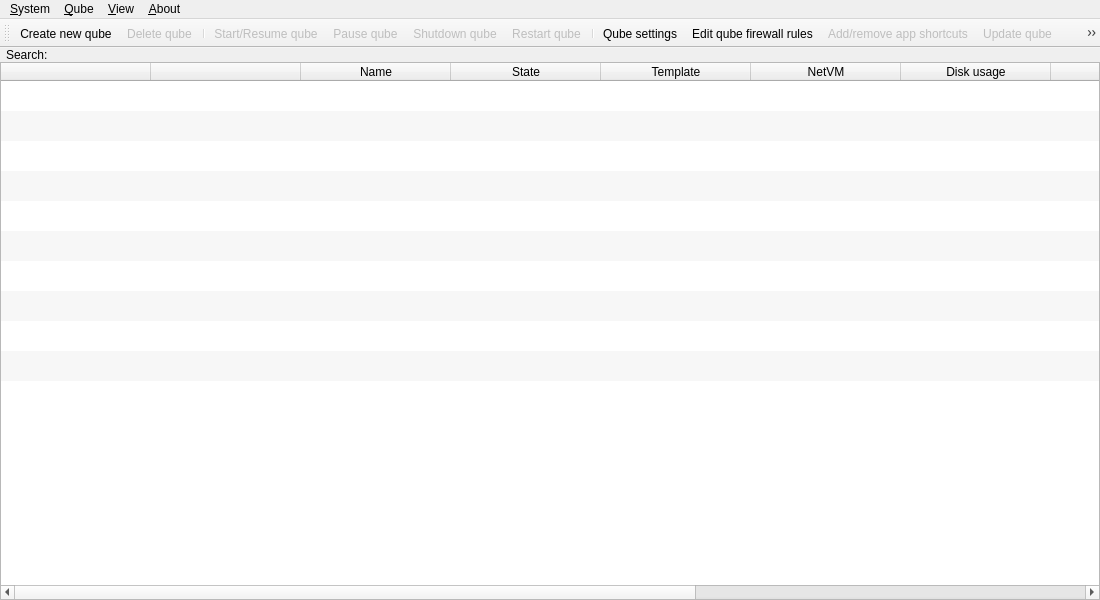
<?xml version="1.0" encoding="UTF-8"?>
<ui version="4.0">
 <class>VmManagerWindow</class>
 <widget class="QMainWindow" name="VmManagerWindow">
  <property name="geometry">
   <rect>
    <x>0</x>
    <y>0</y>
    <width>1100</width>
    <height>600</height>
   </rect>
  </property>
  <property name="sizePolicy">
   <sizepolicy hsizetype="Preferred" vsizetype="Preferred">
    <horstretch>0</horstretch>
    <verstretch>0</verstretch>
   </sizepolicy>
  </property>
  <property name="contextMenuPolicy">
   <enum>Qt::DefaultContextMenu</enum>
  </property>
  <property name="windowTitle">
   <string>Qube Manager</string>
  </property>
  <property name="windowIcon">
   <iconset theme="qubes-manager">
    <normaloff/>
   </iconset>
  </property>
  <property name="locale">
   <locale language="English" country="UnitedStates"/>
  </property>
  <widget class="QWidget" name="centralwidget">
   <property name="enabled">
    <bool>true</bool>
   </property>
   <property name="sizePolicy">
    <sizepolicy hsizetype="Fixed" vsizetype="Expanding">
     <horstretch>0</horstretch>
     <verstretch>0</verstretch>
    </sizepolicy>
   </property>
   <property name="acceptDrops">
    <bool>false</bool>
   </property>
   <property name="autoFillBackground">
    <bool>true</bool>
   </property>
   <property name="locale">
    <locale language="English" country="UnitedStates"/>
   </property>
   <layout class="QGridLayout" name="gridLayout">
    <property name="sizeConstraint">
     <enum>QLayout::SetDefaultConstraint</enum>
    </property>
    <property name="margin">
     <number>0</number>
    </property>
    <property name="spacing">
     <number>0</number>
    </property>
    <item row="0" column="0">
     <layout class="QHBoxLayout" name="searchContainer">
      <property name="spacing">
       <number>6</number>
      </property>
      <property name="leftMargin">
       <number>6</number>
      </property>
      <item>
       <widget class="QLabel" name="label">
        <property name="text">
         <string>Search:</string>
        </property>
       </widget>
      </item>
     </layout>
    </item>
    <item row="1" column="0">
     <widget class="QTableWidget" name="table">
      <property name="minimumSize">
       <size>
        <width>0</width>
        <height>0</height>
       </size>
      </property>
      <property name="maximumSize">
       <size>
        <width>16777215</width>
        <height>16777215</height>
       </size>
      </property>
      <property name="sizeIncrement">
       <size>
        <width>200</width>
        <height>30</height>
       </size>
      </property>
      <property name="contextMenuPolicy">
       <enum>Qt::CustomContextMenu</enum>
      </property>
      <property name="acceptDrops">
       <bool>false</bool>
      </property>
      <property name="lineWidth">
       <number>0</number>
      </property>
      <property name="verticalScrollBarPolicy">
       <enum>Qt::ScrollBarAsNeeded</enum>
      </property>
      <property name="horizontalScrollBarPolicy">
       <enum>Qt::ScrollBarAsNeeded</enum>
      </property>
      <property name="alternatingRowColors">
       <bool>true</bool>
      </property>
      <property name="selectionMode">
       <enum>QAbstractItemView::SingleSelection</enum>
      </property>
      <property name="selectionBehavior">
       <enum>QAbstractItemView::SelectRows</enum>
      </property>
      <property name="showGrid">
       <bool>false</bool>
      </property>
      <property name="gridStyle">
       <enum>Qt::NoPen</enum>
      </property>
      <property name="sortingEnabled">
       <bool>true</bool>
      </property>
      <property name="cornerButtonEnabled">
       <bool>false</bool>
      </property>
      <property name="rowCount">
       <number>10</number>
      </property>
      <property name="columnCount">
       <number>11</number>
      </property>
      <attribute name="horizontalHeaderCascadingSectionResizes">
       <bool>false</bool>
      </attribute>
      <attribute name="horizontalHeaderDefaultSectionSize">
       <number>150</number>
      </attribute>
      <attribute name="horizontalHeaderMinimumSectionSize">
       <number>150</number>
      </attribute>
      <attribute name="verticalHeaderVisible">
       <bool>false</bool>
      </attribute>
      <attribute name="verticalHeaderCascadingSectionResizes">
       <bool>false</bool>
      </attribute>
      <row>
       <property name="text">
        <string>Nowy wiersz</string>
       </property>
      </row>
      <row/>
      <row/>
      <row/>
      <row/>
      <row/>
      <row/>
      <row/>
      <row/>
      <row/>
      <column>
       <property name="text">
        <string/>
       </property>
      </column>
      <column>
       <property name="text">
        <string/>
       </property>
      </column>
      <column>
       <property name="text">
        <string>Name</string>
       </property>
       <property name="toolTip">
        <string>Qube name</string>
       </property>
      </column>
      <column>
       <property name="text">
        <string>State</string>
       </property>
       <property name="toolTip">
        <string>Update info</string>
       </property>
      </column>
      <column>
       <property name="text">
        <string>Template</string>
       </property>
       <property name="toolTip">
        <string>Qube template</string>
       </property>
      </column>
      <column>
       <property name="text">
        <string>NetVM</string>
       </property>
       <property name="toolTip">
        <string>Qube netVM</string>
       </property>
      </column>
      <column>
       <property name="text">
        <string>Disk usage</string>
       </property>
      </column>
      <column>
       <property name="text">
        <string>Internal</string>
       </property>
      </column>
      <column>
       <property name="text">
        <string>IP</string>
       </property>
      </column>
      <column>
       <property name="text">
        <string>Backups</string>
       </property>
      </column>
      <column>
       <property name="text">
        <string>Last backup</string>
       </property>
      </column>
     </widget>
    </item>
   </layout>
  </widget>
  <widget class="QMenuBar" name="menubar">
   <property name="geometry">
    <rect>
     <x>0</x>
     <y>0</y>
     <width>1100</width>
     <height>28</height>
    </rect>
   </property>
   <property name="contextMenuPolicy">
    <enum>Qt::CustomContextMenu</enum>
   </property>
   <widget class="QMenu" name="menu_system">
    <property name="title">
     <string>&amp;System</string>
    </property>
    <addaction name="action_global_settings"/>
    <addaction name="action_show_network"/>
    <addaction name="action_manage_templates"/>
    <addaction name="action_backup"/>
    <addaction name="action_restore"/>
    <addaction name="action_exit"/>
   </widget>
   <widget class="QMenu" name="menu_view">
    <property name="title">
     <string>&amp;View</string>
    </property>
    <addaction name="action_vm_type"/>
    <addaction name="action_label"/>
    <addaction name="action_name"/>
    <addaction name="action_state"/>
    <addaction name="action_template"/>
    <addaction name="action_netvm"/>
    <addaction name="action_size_on_disk"/>
    <addaction name="action_internal"/>
    <addaction name="action_ip"/>
    <addaction name="action_backups"/>
    <addaction name="action_last_backup"/>
    <addaction name="separator"/>
    <addaction name="action_toolbar"/>
    <addaction name="action_menubar"/>
    <addaction name="separator"/>
    <addaction name="separator"/>
    <addaction name="action_search"/>
   </widget>
   <widget class="QMenu" name="menu_vm">
    <property name="title">
     <string>&amp;Qube</string>
    </property>
    <widget class="QMenu" name="logs_menu">
     <property name="title">
      <string>&amp;Logs</string>
     </property>
     <property name="icon">
      <iconset resource="../resources.qrc">
       <normaloff>:/log.png</normaloff>:/log.png</iconset>
     </property>
    </widget>
    <addaction name="action_createvm"/>
    <addaction name="action_removevm"/>
    <addaction name="action_clonevm"/>
    <addaction name="separator"/>
    <addaction name="action_resumevm"/>
    <addaction name="action_pausevm"/>
    <addaction name="action_shutdownvm"/>
    <addaction name="action_restartvm"/>
    <addaction name="action_killvm"/>
    <addaction name="separator"/>
    <addaction name="action_settings"/>
    <addaction name="action_editfwrules"/>
    <addaction name="action_appmenus"/>
    <addaction name="action_updatevm"/>
    <addaction name="action_run_command_in_vm"/>
    <addaction name="action_set_keyboard_layout"/>
    <addaction name="separator"/>
    <addaction name="logs_menu"/>
   </widget>
   <widget class="QMenu" name="menu_about">
    <property name="title">
     <string>&amp;About</string>
    </property>
    <addaction name="action_about_qubes"/>
   </widget>
   <addaction name="menu_system"/>
   <addaction name="menu_vm"/>
   <addaction name="menu_view"/>
   <addaction name="menu_about"/>
  </widget>
  <widget class="QToolBar" name="toolbar">
   <property name="sizePolicy">
    <sizepolicy hsizetype="Preferred" vsizetype="Preferred">
     <horstretch>0</horstretch>
     <verstretch>0</verstretch>
    </sizepolicy>
   </property>
   <property name="contextMenuPolicy">
    <enum>Qt::CustomContextMenu</enum>
   </property>
   <property name="windowTitle">
    <string>toolBar</string>
   </property>
   <property name="allowedAreas">
    <set>Qt::BottomToolBarArea|Qt::TopToolBarArea</set>
   </property>
   <property name="floatable">
    <bool>false</bool>
   </property>
   <attribute name="toolBarArea">
    <enum>TopToolBarArea</enum>
   </attribute>
   <attribute name="toolBarBreak">
    <bool>false</bool>
   </attribute>
   <addaction name="action_createvm"/>
   <addaction name="action_removevm"/>
   <addaction name="separator"/>
   <addaction name="action_resumevm"/>
   <addaction name="action_pausevm"/>
   <addaction name="action_shutdownvm"/>
   <addaction name="action_restartvm"/>
   <addaction name="separator"/>
   <addaction name="action_settings"/>
   <addaction name="action_editfwrules"/>
   <addaction name="action_appmenus"/>
   <addaction name="action_updatevm"/>
   <addaction name="action_set_keyboard_layout"/>
   <addaction name="separator"/>
   <addaction name="action_global_settings"/>
   <addaction name="action_backup"/>
   <addaction name="action_restore"/>
   <addaction name="separator"/>
  </widget>
  <action name="action_createvm">
   <property name="icon">
    <iconset resource="../resources.qrc">
     <normaloff>:/createvm.png</normaloff>:/createvm.png</iconset>
   </property>
   <property name="text">
    <string>Create &amp;new qube</string>
   </property>
   <property name="toolTip">
    <string>Create a new qube</string>
   </property>
  </action>
  <action name="action_removevm">
   <property name="enabled">
    <bool>false</bool>
   </property>
   <property name="icon">
    <iconset resource="../resources.qrc">
     <normaloff>:/removevm.png</normaloff>:/removevm.png</iconset>
   </property>
   <property name="text">
    <string>&amp;Delete qube</string>
   </property>
   <property name="toolTip">
    <string>Remove an existing qube (must be stopped first)</string>
   </property>
  </action>
  <action name="action_resumevm">
   <property name="enabled">
    <bool>false</bool>
   </property>
   <property name="icon">
    <iconset resource="../resources.qrc">
     <normaloff>:/resumevm.png</normaloff>:/resumevm.png</iconset>
   </property>
   <property name="text">
    <string>Start/Resu&amp;me qube</string>
   </property>
   <property name="toolTip">
    <string>Start/Resume selected qube</string>
   </property>
  </action>
  <action name="action_pausevm">
   <property name="enabled">
    <bool>false</bool>
   </property>
   <property name="icon">
    <iconset resource="../resources.qrc">
     <normaloff>:/pausevm.png</normaloff>:/pausevm.png</iconset>
   </property>
   <property name="text">
    <string>&amp;Pause qube</string>
   </property>
   <property name="toolTip">
    <string>&lt;p&gt;Pause selected qube&lt;/p&gt;&lt;p&gt;Stops all CPU activity in the selected VM until the VM is unpaused. This action does not change how much memory is allocated to the VM. (EXPERIMENTAL)&lt;/p&gt;</string>
   </property>
  </action>
  <action name="action_shutdownvm">
   <property name="enabled">
    <bool>false</bool>
   </property>
   <property name="icon">
    <iconset resource="../resources.qrc">
     <normaloff>:/shutdownvm.png</normaloff>:/shutdownvm.png</iconset>
   </property>
   <property name="text">
    <string>&amp;Shutdown qube</string>
   </property>
   <property name="toolTip">
    <string>Shutdown selected qube</string>
   </property>
  </action>
  <action name="action_restartvm">
   <property name="enabled">
    <bool>false</bool>
   </property>
   <property name="icon">
    <iconset resource="../resources.qrc">
     <normaloff>:/restartvm.png</normaloff>:/restartvm.png</iconset>
   </property>
   <property name="text">
    <string>Restar&amp;t qube</string>
   </property>
   <property name="toolTip">
    <string>Restart selected qube</string>
   </property>
  </action>
  <action name="action_appmenus">
   <property name="enabled">
    <bool>false</bool>
   </property>
   <property name="icon">
    <iconset resource="../resources.qrc">
     <normaloff>:/apps.png</normaloff>:/apps.png</iconset>
   </property>
   <property name="text">
    <string>Add/remove app s&amp;hortcuts</string>
   </property>
   <property name="toolTip">
    <string>Add/remove app shortcuts for this qube</string>
   </property>
  </action>
  <action name="action_updatevm">
   <property name="enabled">
    <bool>false</bool>
   </property>
   <property name="icon">
    <iconset resource="../resources.qrc">
     <normaloff>:/updateable.png</normaloff>:/updateable.png</iconset>
   </property>
   <property name="text">
    <string>&amp;Update qube</string>
   </property>
   <property name="toolTip">
    <string>Update qube system</string>
   </property>
  </action>
  <action name="action_editfwrules">
   <property name="icon">
    <iconset resource="../resources.qrc">
     <normaloff>:/firewall.png</normaloff>:/firewall.png</iconset>
   </property>
   <property name="text">
    <string>Edit qube &amp;firewall rules</string>
   </property>
   <property name="toolTip">
    <string>Edit qube firewall rules</string>
   </property>
  </action>
  <action name="action_showgraphs">
   <property name="checkable">
    <bool>true</bool>
   </property>
   <property name="icon">
    <iconset resource="../resources.qrc">
     <normaloff>:/showcpuload.png</normaloff>:/showcpuload.png</iconset>
   </property>
   <property name="text">
    <string>Show graphs</string>
   </property>
   <property name="toolTip">
    <string>Show Graphs</string>
   </property>
  </action>
  <action name="action_options">
   <property name="text">
    <string>Options</string>
   </property>
  </action>
  <action name="action_view">
   <property name="text">
    <string>View</string>
   </property>
  </action>
  <action name="action_template">
   <property name="checkable">
    <bool>true</bool>
   </property>
   <property name="checked">
    <bool>true</bool>
   </property>
   <property name="text">
    <string>&amp;Template</string>
   </property>
  </action>
  <action name="action_netvm">
   <property name="checkable">
    <bool>true</bool>
   </property>
   <property name="checked">
    <bool>true</bool>
   </property>
   <property name="text">
    <string>&amp;NetVM</string>
   </property>
  </action>
  <action name="action_settings">
   <property name="icon">
    <iconset resource="../resources.qrc">
     <normaloff>:/settings.png</normaloff>:/settings.png</iconset>
   </property>
   <property name="text">
    <string>Qube s&amp;ettings</string>
   </property>
   <property name="toolTip">
    <string>Qube Settings</string>
   </property>
  </action>
  <action name="action_restore">
   <property name="icon">
    <iconset resource="../resources.qrc">
     <normaloff>:/restore.png</normaloff>:/restore.png</iconset>
   </property>
   <property name="text">
    <string>&amp;Restore qubes from backup</string>
   </property>
   <property name="toolTip">
    <string>Restore qubes from backup</string>
   </property>
  </action>
  <action name="action_backup">
   <property name="icon">
    <iconset resource="../resources.qrc">
     <normaloff>:/backup.png</normaloff>:/backup.png</iconset>
   </property>
   <property name="text">
    <string>&amp;Backup qubes</string>
   </property>
   <property name="toolTip">
    <string>Backup qubes</string>
   </property>
  </action>
  <action name="action_global_settings">
   <property name="icon">
    <iconset resource="../resources.qrc">
     <normaloff>:/global-settings.png</normaloff>:/global-settings.png</iconset>
   </property>
   <property name="text">
    <string>&amp;Global settings</string>
   </property>
  </action>
  <action name="action_show_network">
   <property name="icon">
    <iconset resource="../resources.qrc">
     <normaloff>:/networking.png</normaloff>:/networking.png</iconset>
   </property>
   <property name="text">
    <string>&amp;Qubes Network</string>
   </property>
   <property name="visible">
    <bool>false</bool>
   </property>
  </action>
  <action name="action_state">
   <property name="checkable">
    <bool>true</bool>
   </property>
   <property name="checked">
    <bool>true</bool>
   </property>
   <property name="text">
    <string>&amp;State</string>
   </property>
  </action>
  <action name="action_killvm">
   <property name="icon">
    <iconset resource="../resources.qrc">
     <normaloff>:/killvm.png</normaloff>:/killvm.png</iconset>
   </property>
   <property name="text">
    <string>&amp;Kill qube</string>
   </property>
   <property name="toolTip">
    <string>Kill selected qube</string>
   </property>
  </action>
  <action name="action_set_keyboard_layout">
   <property name="icon">
    <iconset resource="../resources.qrc">
     <normaloff>:/kbd-layout.png</normaloff>:/kbd-layout.png</iconset>
   </property>
   <property name="text">
    <string>Set keyboard la&amp;yout</string>
   </property>
   <property name="toolTip">
    <string>Set keyboard layout per qube</string>
   </property>
  </action>
  <action name="action_vm_type">
   <property name="checkable">
    <bool>true</bool>
   </property>
   <property name="checked">
    <bool>true</bool>
   </property>
   <property name="text">
    <string>T&amp;ype</string>
   </property>
   <property name="toolTip">
    <string>Qube Type</string>
   </property>
  </action>
  <action name="action_label">
   <property name="checkable">
    <bool>true</bool>
   </property>
   <property name="checked">
    <bool>true</bool>
   </property>
   <property name="text">
    <string>&amp;Label</string>
   </property>
  </action>
  <action name="action_name">
   <property name="checkable">
    <bool>true</bool>
   </property>
   <property name="checked">
    <bool>true</bool>
   </property>
   <property name="text">
    <string>N&amp;ame</string>
   </property>
  </action>
  <action name="action_toolbar">
   <property name="checkable">
    <bool>true</bool>
   </property>
   <property name="checked">
    <bool>true</bool>
   </property>
   <property name="text">
    <string>Show tool bar</string>
   </property>
  </action>
  <action name="action_menubar">
   <property name="checkable">
    <bool>true</bool>
   </property>
   <property name="checked">
    <bool>true</bool>
   </property>
   <property name="text">
    <string>Show menu bar</string>
   </property>
  </action>
  <action name="action_about_qubes">
   <property name="icon">
    <iconset theme="qubes-manager">
     <normaloff/>
    </iconset>
   </property>
   <property name="text">
    <string>&amp;Qubes OS</string>
   </property>
  </action>
  <action name="action_size_on_disk">
   <property name="checkable">
    <bool>true</bool>
   </property>
   <property name="checked">
    <bool>true</bool>
   </property>
   <property name="text">
    <string>Si&amp;ze</string>
   </property>
   <property name="toolTip">
    <string>Size on disk</string>
   </property>
  </action>
  <action name="action_run_command_in_vm">
   <property name="icon">
    <iconset resource="../resources.qrc">
     <normaloff>:/run-command.png</normaloff>:/run-command.png</iconset>
   </property>
   <property name="text">
    <string>&amp;Run command in qube</string>
   </property>
   <property name="toolTip">
    <string>Run command in the specified qube</string>
   </property>
  </action>
  <action name="action_clonevm">
   <property name="enabled">
    <bool>false</bool>
   </property>
   <property name="icon">
    <iconset resource="../resources.qrc">
     <normaloff>:/templatevm.png</normaloff>:/templatevm.png</iconset>
   </property>
   <property name="text">
    <string>&amp;Clone qube</string>
   </property>
   <property name="toolTip">
    <string>Clone qube</string>
   </property>
  </action>
  <action name="action_internal">
   <property name="checkable">
    <bool>true</bool>
   </property>
   <property name="checked">
    <bool>true</bool>
   </property>
   <property name="text">
    <string>Inte&amp;rnal</string>
   </property>
   <property name="toolTip">
    <string>Is an internal qube</string>
   </property>
  </action>
  <action name="action_startvm_tools_install">
   <property name="enabled">
    <bool>false</bool>
   </property>
   <property name="icon">
    <iconset resource="../resources.qrc">
     <normaloff>:/resumevm.png</normaloff>:/resumevm.png</iconset>
   </property>
   <property name="text">
    <string>Start qube for Window Tools installation</string>
   </property>
   <property name="toolTip">
    <string>Start qube for Window Tools installation</string>
   </property>
  </action>
  <action name="action_ip">
   <property name="checkable">
    <bool>true</bool>
   </property>
   <property name="checked">
    <bool>true</bool>
   </property>
   <property name="text">
    <string>&amp;IP</string>
   </property>
  </action>
  <action name="action_backups">
   <property name="checkable">
    <bool>true</bool>
   </property>
   <property name="checked">
    <bool>true</bool>
   </property>
   <property name="text">
    <string>Include in &amp;backups</string>
   </property>
  </action>
  <action name="action_last_backup">
   <property name="checkable">
    <bool>true</bool>
   </property>
   <property name="checked">
    <bool>true</bool>
   </property>
   <property name="text">
    <string>Last back&amp;up</string>
   </property>
  </action>
  <action name="action_search">
   <property name="text">
    <string>Search</string>
   </property>
   <property name="shortcut">
    <string>Ctrl+F</string>
   </property>
  </action>
  <action name="action_exit">
   <property name="text">
    <string>&amp;Exit Qube Manager</string>
   </property>
  </action>
  <action name="action_manage_templates">
   <property name="text">
    <string>Manage templates for qubes</string>
   </property>
   <property name="toolTip">
    <string>Launch a tool that allows multiple templates to be changed at once</string>
   </property>
  </action>
 </widget>
 <resources>
  <include location="../resources.qrc"/>
 </resources>
 <connections/>
</ui>
